Frame 1 (no input): blank canvas, image omitted
Frame 60 (the mouse pressed at the canvas centre just before this capture): blank canvas, image omitted
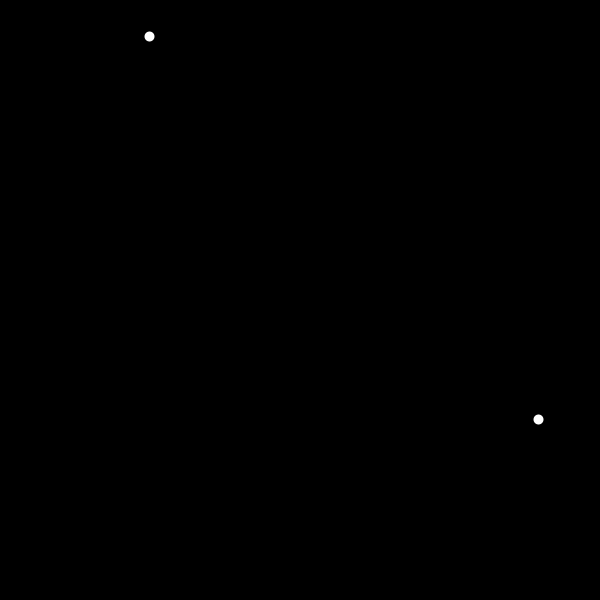
Frame 120 (the mouse held since frame 60 and released just before this capture)

The Processing sketch whose frames 1 and 60 were blank and that drew this single picture after the mouse press (run headless with seeded random() and noise(); from frame 60 on, the mouse is pressed at the canvas centre):

// Processing sketch: week5class1
// ── week5class1.pde
human Mark; // initialize a class of human named Mark
human Paul;

particle p; // initialize a particle named p
particle q;

void setup(){
  size(600,600);
  
  Mark = new human("Mark", 31, 1.5); // use constructor to set information about this particular human
  Paul = new human("Paul", 15, 0); 
  
  p = new particle(width/2, height/2, 10, 2, 1);
  q = new particle(random(0,width),random(0,height), 10, -2, -1);
  
}


void draw(){
  background(0);
  //Mark.display(); // display Mark's information
  //Paul.display();
  
  p.display();
  q.display();
  
}


void mouseReleased(){
  Mark.age++; // increase Mark's age  :(  every mouse click
  Paul.coffee+=5; // increase Paul's coffee consumption by a lot
  
  q.size+=5;
  
}

// ── human.pde
class human{
  // necessary variables
  String name;
  int age;
  float coffee;
  
  float x,y;
  
  // constructor ... what will I need to say to create a specifc instance of the human class?
  human( String n, int a, float c ){
     name = n;
     age = a;
     coffee = c;   
  }
  
  // methods
  void display(){
     x = mouseX;
     y = mouseY;
     text(name + " " + age + " " + coffee, x, y);
  }

}

// ── particle.pde
class particle{
 
  // variables
  float x,y;
  float size;
  float speedX, speedY;
  
  // constructor
  particle( float x_ , float y_, float size_, float speedX_, float speedY_ ) {
    x= x_;
    y= y_;
    size = size_;
    speedX = speedX_;
    speedY = speedY_;
    
  }
  
  // methods
  void display(){
   strokeWeight( size );
   stroke(255);
   point(x,y);
   x = x + speedX;
   y = y + speedY;    
  }
  
}
